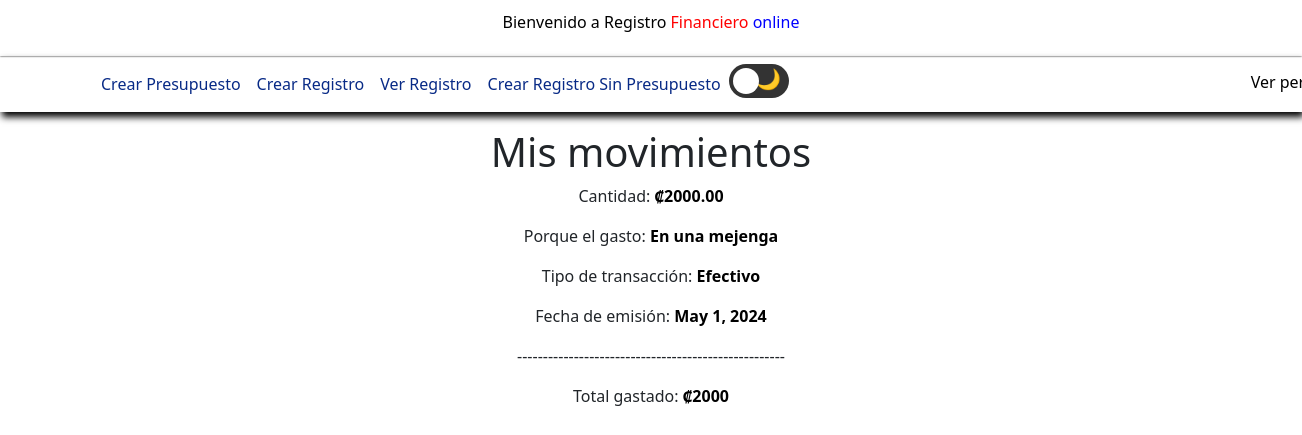
Screenshot of /registro_sin_presupuesto/ (signed in) with the database file from the repository.
### Registro_Sin_Presupuesto/models.py (models this page shows, shortened)
class Movimientos_Sin_Presupuesto(models.Model):
    usuario =  models.ForeignKey(Usuario, on_delete=models.CASCADE)
    transaccion = models.CharField(max_length=50, null=False)
    monto = models.DecimalField(max_digits=10, decimal_places=2, null=False)
    gasto = models.CharField(max_length=255, null=False)
    fecha = models.DateField(null=False)
    mes_anio = models.CharField(max_length=7, null=False)
    class Meta:
        verbose_name = 'Movimiento'
        verbose_name_plural = 'Movimientos'

### Registro_Sin_Presupuesto/views.py (the view)
# urls.py: path('registro_sin_presupuesto/', movimientosSinPresupuestoView.as_view(), name='Registro_Sin_Presupuesto'),
class movimientosSinPresupuestoView(LoginRequiredMixin, View):
    login_url = '/login/'
    def get(self, request):
        usuario = Usuario.objects.get(usuario=request.user)
        mes_anio_actual = datetime.now().strftime('%Y-%m')
        registers = Movimientos_Sin_Presupuesto.objects.filter(usuario=usuario, mes_anio=mes_anio_actual)
        suma_montos = registers.aggregate(total_monto=Sum('monto'))['total_monto']
        return render(request, 'registro_sin_presupuesto.html', {'registers': registers, 'suma': suma_montos})

### templates/registro_sin_presupuesto.html (shortened to what this page needs)
{% extends 'base.html' %}
{% load static %}
{% block content %}
<main class="registro">
    <div class="container_data">
        <div class="data">
            <div class="text">
                <h1 style="margin-top: 16px;">Mis movimientos</h1>
                {% for register in registers %}
                    {% if not register %}
                        <h2>No hay datos guardados</h2>
                    {% else %}
                        <p>Cantidad: <span class="movimientos">₡{{ register.monto }}</span></p>
                        <p>Porque el gasto: <span class="movimientos">{{ register.gasto }}</span></p>
                        <p>Tipo de transacción: <span class="movimientos">{{ register.transaccion }}</span></p>
                        <p>Fecha de emisión: <span class="movimientos">{{ register.fecha }}</span></p>
                        <p>----------------------------------------------------</p>
                    {% endif %}
                {% endfor %}
                <p>Total gastado: <span class="movimientos">₡{{suma}}</span></p>
            </div>
        </div>
    </div>
</main>
{% endblock %}

### static/css/style.css (style rules this page uses)
*, *::before, *::after { margin: 0; box-sizing: border-box; padding: 0; }
body { transition: background-color 0.5s;; }
.registro { display: flex; justify-content: center; align-items: center; text-align: center; flex-direction: column; height: auto; }
.registro .container_data { display: flex; flex-direction: column; justify-content: space-between; height: auto; }
.registro .container_data .data { display: flex; flex-direction: row; justify-content: center; align-items: center; text-align: center; }
.movimientos { font-weight: bold; color: #000000; }

### rows the page displays
Movimientos_Sin_Presupuesto: monto "2000.00", gasto "En una mejenga", transaccion "Efectivo", fecha "May 1, 2024"

### other values shown
{{ suma }} "2000"
